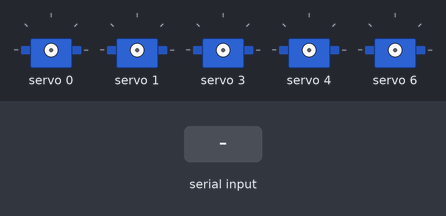
A sketch run on a simulated Arduino Uno, built with avr-gcc and run on an emulated ATmega328P. Parts: 5 × servo. Inputs (shaded band) come from the test bench. What the sketch prints to the serial monitor is not drawn.

Above: at 1.2 s.
1.3 s: "O" received over Serial
2.8 s: "C" received over Serial
At 4.0 s:
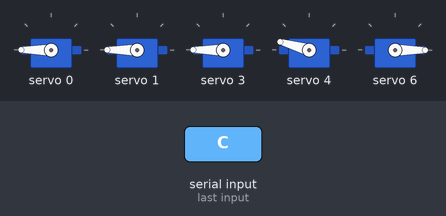
4.3 s: "O" received over Serial
At 5.4 s:
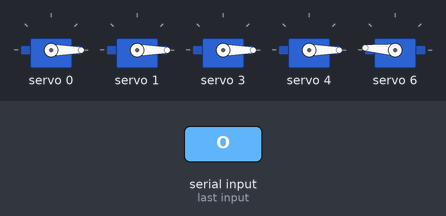
Timing chart, 0 to 7.3 s (numbered marks = the images above; inputs shaded):
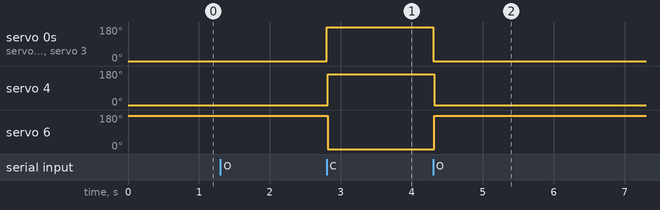

The sketch:

manual-control.ino
```cpp
#include <Wire.h>
#include <Adafruit_PWMServoDriver.h>

// called this way, it uses the default address 0x40
Adafruit_PWMServoDriver pwm = Adafruit_PWMServoDriver();
// you can also call it with a different address you want
//Adafruit_PWMServoDriver pwm = Adafruit_PWMServoDriver(0x41);

// Depending on your servo make, the pulse width min and max may vary, you
// want these to be as small/large as possible without hitting the hard stop
// for max range. You'll have to tweak them as necessary to match the servos you
// have!
#define SERVOMIN 250  // this is the 'minimum' pulse length count (out of 4096)
#define SERVOMAX 700  // this is the 'maximum' pulse length count (out of 4096)

// our servo # counter
uint8_t servonum = 0;
//int trigger= 2;
void setup() {
  Serial.begin(9600);
  Serial.println("5 channel Servo test!");
  //pinMode(trigger,INPUT);
  pwm.begin();

  pwm.setPWMFreq(60);  // Analog servos run at ~60 Hz updates

  delay(10);
}

void loop() {
  switch(Serial.read()){
    case 'O':openPalm();break;
    case 'C':closePalm();break;
  }
  }

void openPalm() {
  pwm.setPWM(0, 0, 110);
  delay(2);
  pwm.setPWM(1, 0, 125);
  delay(2);
  pwm.setPWM(3, 0, 125);
  delay(2);
  pwm.setPWM(4, 0, 125);
  delay(2);
  pwm.setPWM(6, 0, 580);
  delay(2);
}

void closePalm(){
  pwm.setPWM(0, 0, 650);
  delay(2);
  pwm.setPWM(1, 0, 590);
  delay(2);
  pwm.setPWM(3, 0, 640);
  delay(2);
  pwm.setPWM(4, 0, 550);
  delay(2);
  pwm.setPWM(6, 0, 100);
  delay(2);
}
```

Measured:
- after the input at 2.8 s, servo 0, servo 1, servo 3: 0° → 180° at once; servo 4: 0° → 164° at once; servo 6: 176° → 0° at once
- after the input at 4.3 s, servo 0, servo 1, servo 3: 180° → 0° at once; servo 4: 164° → 0° at once; servo 6: 0° → 176° at once
